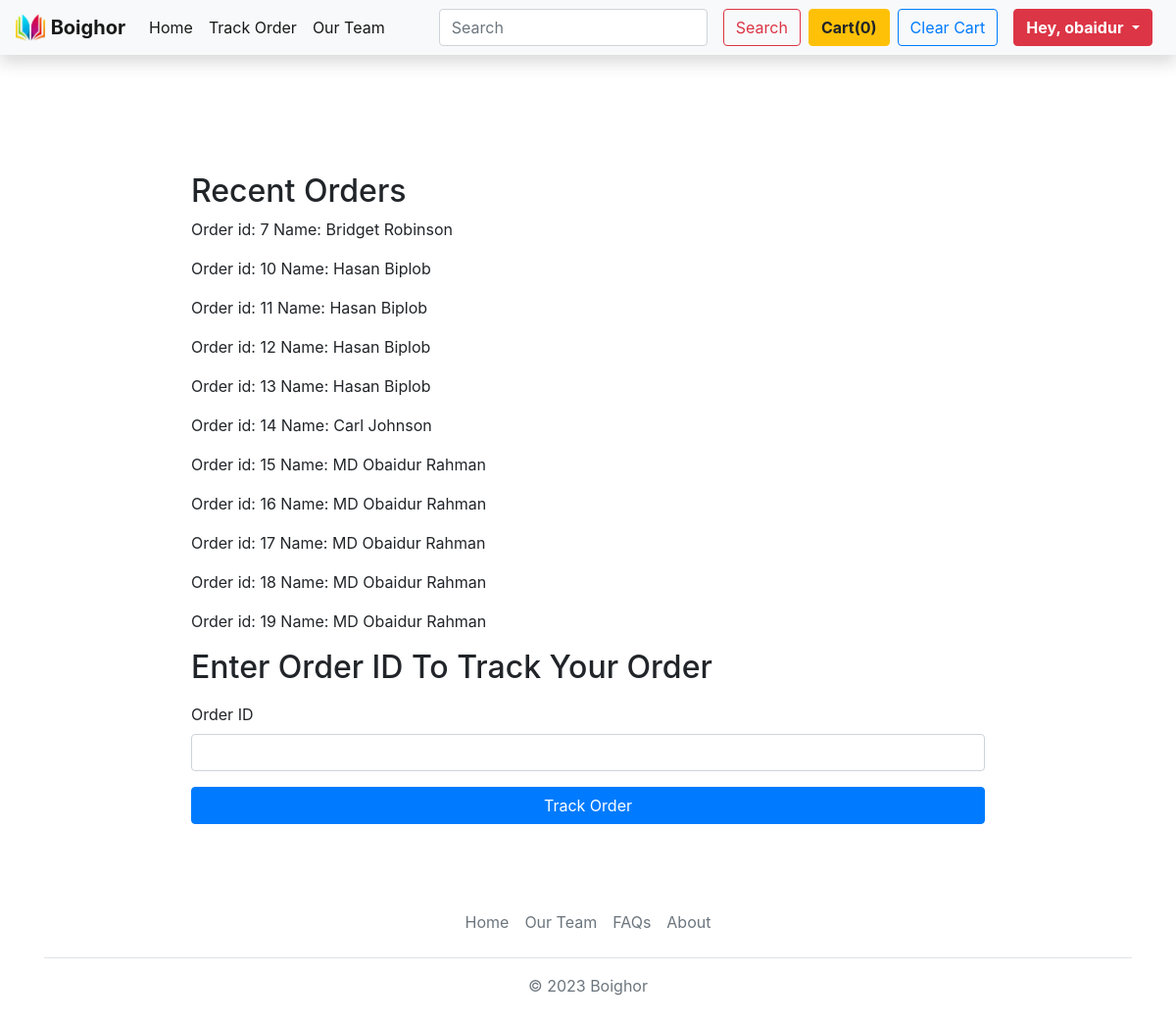
/TrackOrder (signed in), run on an earlier commit of the app's database.
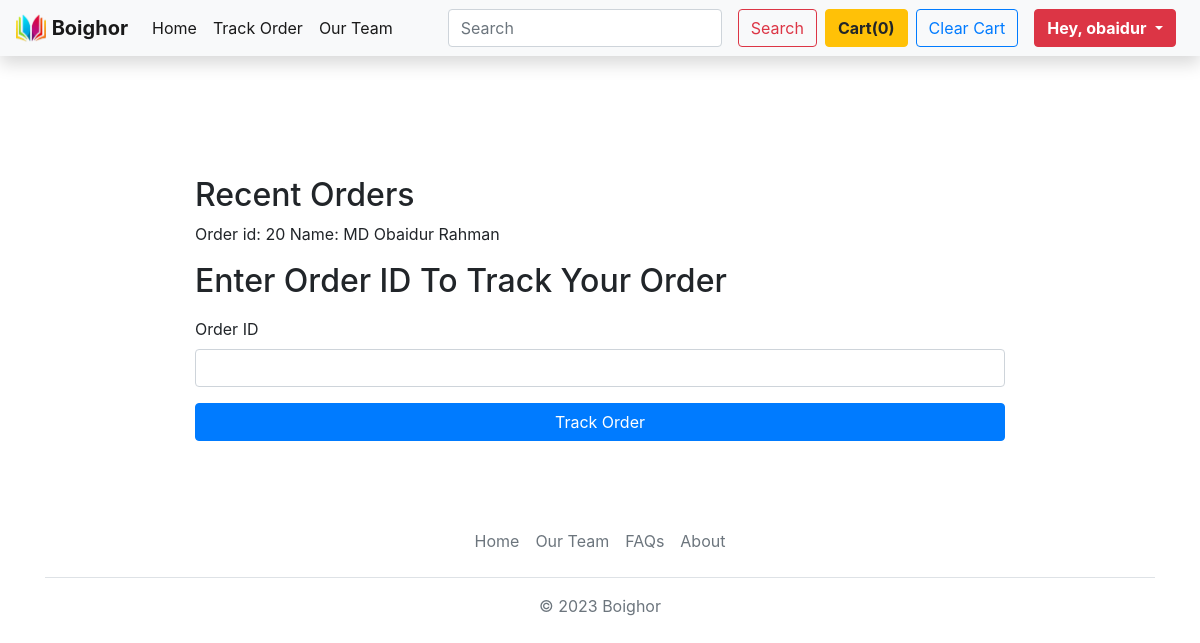
And on a later commit of the database.
### home/models.py (models this page shows)
class Order(models.Model):
    order_id = models.AutoField(primary_key=True)
    items_json = models.CharField(max_length=50000)
    name = models.CharField(max_length=900)
    email = models.CharField(max_length=1101)
    address = models.CharField(max_length=1101)
    city = models.CharField(max_length=1101)
    state = models.CharField(max_length=1101)
    zip_code = models.CharField(max_length=1011)
    phone = models.CharField(max_length=1011, default="")

### home/views.py (the view)
# urls.py: path('TrackOrder',views.TrackOrder,name='TrackOrder'),
@login_required(login_url='/loginsignup')
def TrackOrder(request):
    mail = request.user.email
    orders = Order.objects.filter(email=mail)
    if request.method == "POST":
        order_id = request.POST.get('order_id')
        updates = TrackUpdate.objects.filter(order_id=order_id)
        context = {'updates':updates}
        return render(request,'home/updatepage.html',context)
    return render(request,'home/trackorder.html',{'orders':orders})

### templates/home/trackorder.html (shortened to what this page needs)
{% extends 'base.html' %}
{% block body %}
<div class="container" style="width:70%; margin-top:10%;" >
    <div class="text-left my-3" >
        <h2>Recent Orders</h2>
        {% for order in orders %}
        <p>Order id: {{ order.order_id}} Name: {{ order.name}}</p>
        {% endfor %}
    </div>
<div class="text-left my-3" >
    <h2>Enter Order ID To Track Your Order</h2>
</div>
<form action="TrackOrder" method='post'>
            <div class="form">
                <div class="form-group">
                    <label for="orderid">Order ID</label>
                    <input type="text" class="form-control" id="order_id" name="order_id" required>
                </div>
            </div>
            <button class="btn btn-primary btn-block" type="submit">Track Order</button>
</form>
</div>
{% endblock body %}

### templates/base.html (shortened to what this page needs)
<!DOCTYPE html>
<html lang="en">
<head>
  <link rel="stylesheet" href="https://stackpath.bootstrapcdn.com/bootstrap/4.5.0/css/bootstrap.min.css"
 />
  {% load static %}
  <nav class="navbar navbar-expand-lg navbar-light bg-light shadow">
    <a class="navbar-brand" href="/">
      <img src="../media/home/images/img/mainlogo.png" width="30" height="30" class="d-inline-block align-top" />
      <b>Boighor</b>
    </a>
    <div class="collapse navbar-collapse" id="navbarTogglerDemo02">
      <ul class="navbar-nav mr-auto mt-2 mt-lg-0">
        <li class="nav-item active">
          <a class="nav-link" href="/">Home <span class="sr-only">(current)</span></a>
        </li>
        {% if user.is_authenticated %}
        <li class="nav-item active">
          <a class="nav-link" href="TrackOrder">Track Order</a>
        </li>
        {% endif %}
        <li class="nav-item active">
          <a class="nav-link" href="{% url 'our_team' %}">Our Team</a>
        </li>
      </ul>
      <form action="search" method="get" class="form-inline my-2 my-lg-0">
        <input class="form-control mr-sm-2" name="search" id="search" type="search" placeholder="Search" />
        <button class="btn btn-outline-danger my-2 mx-2 my-sm-0" type="submit">
          Search
        </button>
      </form>
      <a href="/checkout" tabindex="0" type="button" id="popcart" class="btn btn-warning" data-trigger="focus"
        role="button" data-html="true" data-container="body" data-toggle="popover" data-placement="bottom"
        title="All Cart Items" data-content="Vivamus
sagittis lacus vel augue laoreet rutrum faucibus.">
        <b>Cart(<span id="cart">0</span>)</b>
      </a>
      <button type="button " id="yoclear" class="btn btn-outline-primary mx-2">
        Clear Cart
      </button>
      {% if user.is_authenticated %}
      <div class="btn-group">
        <button type="button " class="btn btn-danger mx-2 dropdown-toggle" style="box-shadow: none"
          data-toggle="dropdown" aria-haspopup="true" aria-expanded="false">
          <span><b>Hey, {{request.user.username}}</b></span>
        </button>
      </div>
      {% endif %}
    </div>
  </nav>
</head>
<body>
  <div id="page-container">
    <div id="content-wrap">
      {% block body %}{% endblock body %}
    </div>
    <div class="container">
      <footer class="py-3 my-4">
        <ul class="nav justify-content-center border-bottom pb-3 mb-3">
          <li class="nav-item"><a href="/" class="nav-link px-2 text-muted">Home</a></li>
          <li class="nav-item"><a href="{% url 'our_team' %}" class="nav-link px-2 text-muted">Our Team</a></li>
          <li class="nav-item"><a href="#" class="nav-link px-2 text-muted">FAQs</a></li>
          <li class="nav-item"><a href="#" class="nav-link px-2 text-muted">About</a></li>
        </ul>
        <p class="text-center text-muted">&copy; 2023 Boighor</p>
      </footer>
    </div>
  </div>
</body>
</html>

### templates/base.html (style rules this page uses)
#page-container { position: relative; min-height: 100vh; }
#content-wrap { padding-bottom: 2.5rem; }

What changed in the data, as far as the page shows it:
removed Order: order_id "7", name "Bridget Robinson"
removed Order: order_id "10", name "Hasan Biplob"
removed Order: order_id "11", name "Hasan Biplob"
removed Order: order_id "12", name "Hasan Biplob"
removed Order: order_id "13", name "Hasan Biplob"
removed Order: order_id "14", name "Carl Johnson"
removed Order: order_id "15", name "MD Obaidur Rahman"
removed Order: order_id "16", name "MD Obaidur Rahman"
removed Order: order_id "17", name "MD Obaidur Rahman"
removed Order: order_id "18", name "MD Obaidur Rahman"
removed Order: order_id "19", name "MD Obaidur Rahman"
added Order: order_id "20", name "MD Obaidur Rahman"
